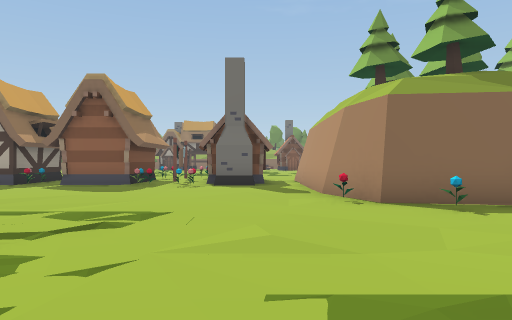
View 1 (above)

24 first-person views from a walk through a 3-D level made in the Unity game engine. The camera is 1.4 m above the floor, looks level and sees 70° across. The floor is counted in squares, 2 m on a side. Each view is taken from the middle of a square. On the plan, view 1 faces up. The plan holds only what a view shows up to about 11 squares ahead; the rest is blank. The place goes on beyond the plan. The player is left out. Some animated figures are left out.

View 2
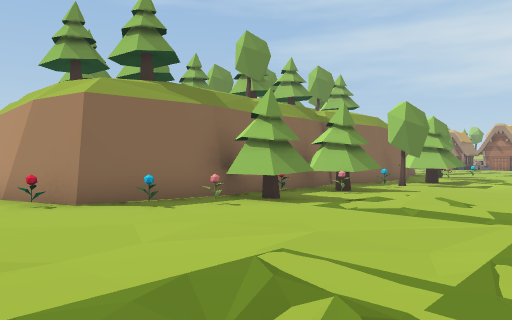

View 3
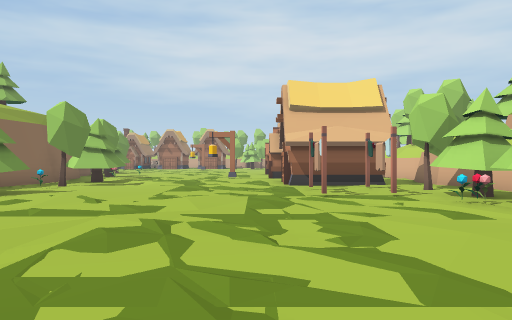

View 4
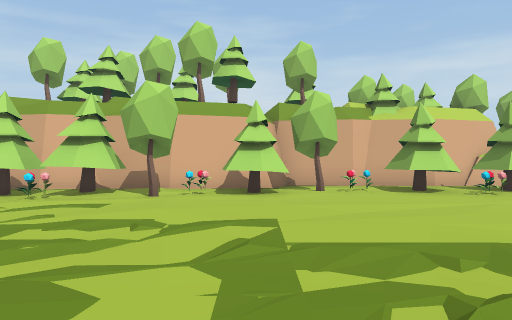

View 5
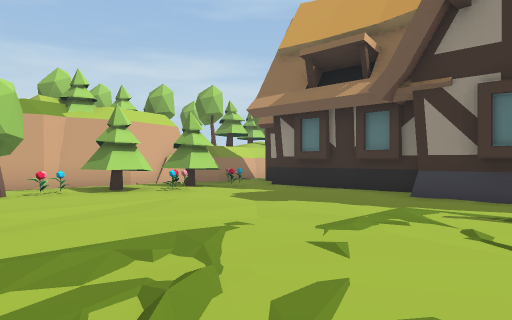

View 6
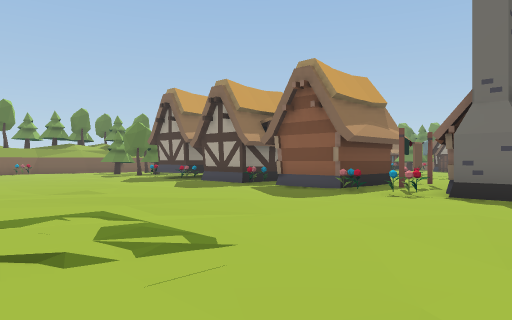

View 7
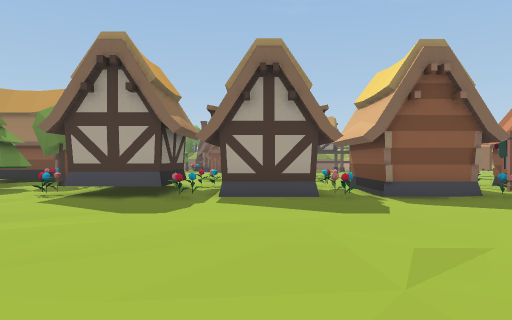

View 8
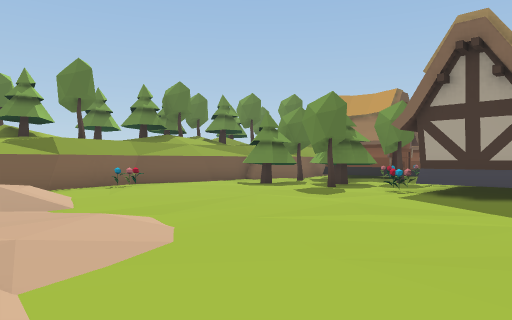

View 9
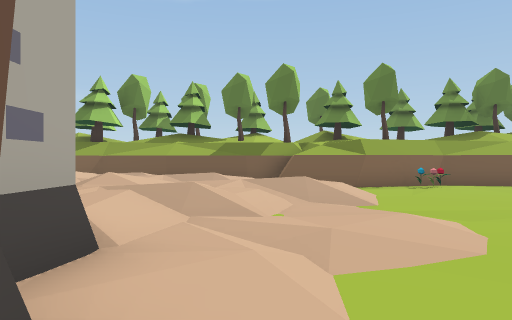

View 10
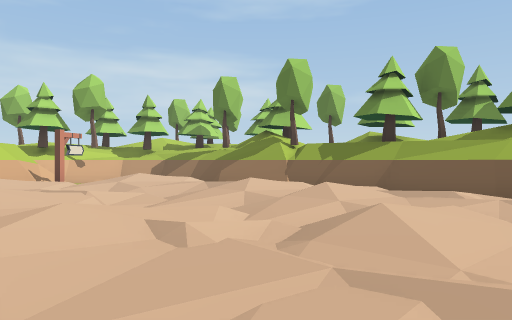

View 11
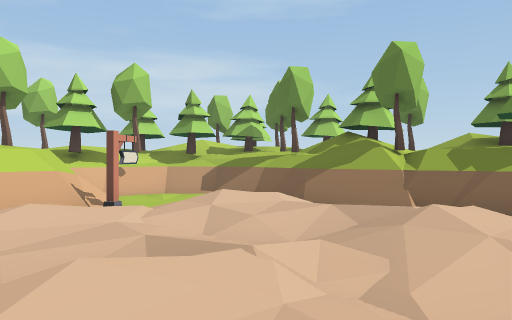

View 12
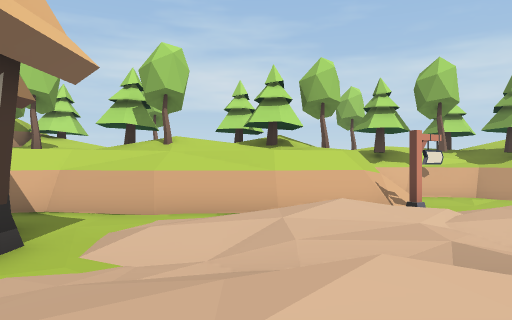

View 13
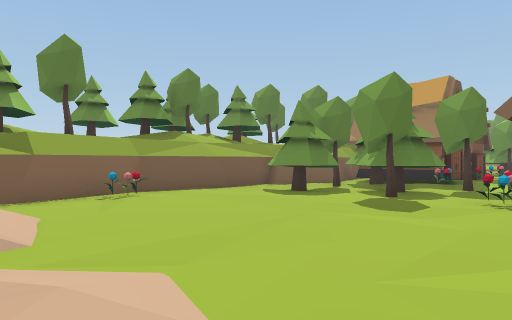

View 14
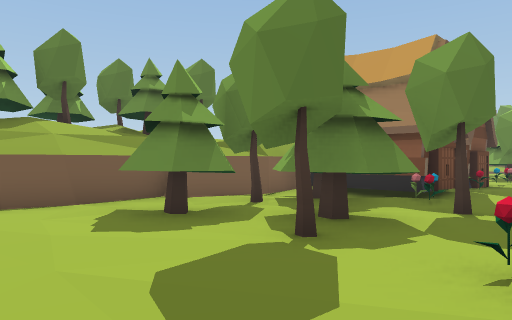

View 15
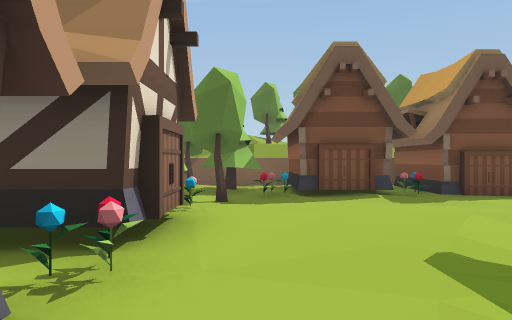

View 16
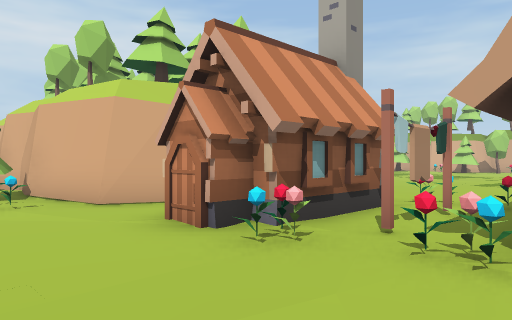

View 17
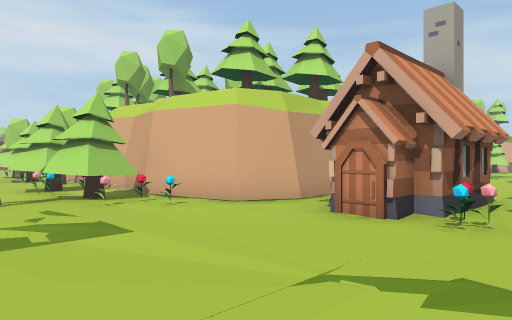

View 18
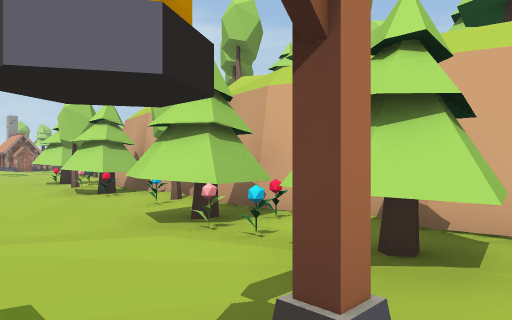

View 19
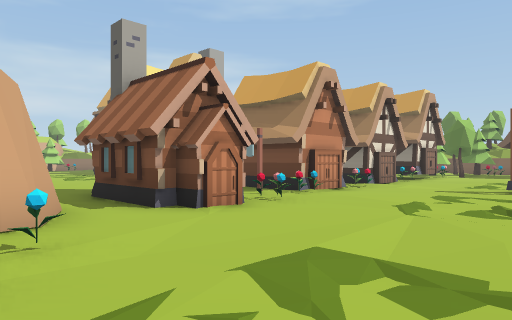

View 20
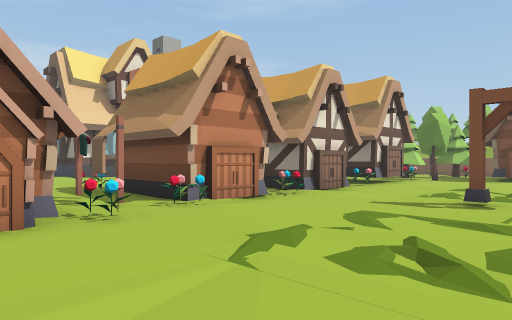

View 21
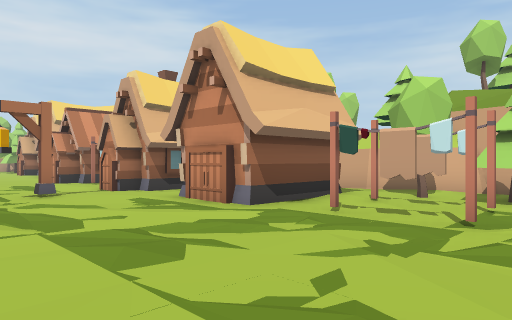

View 22
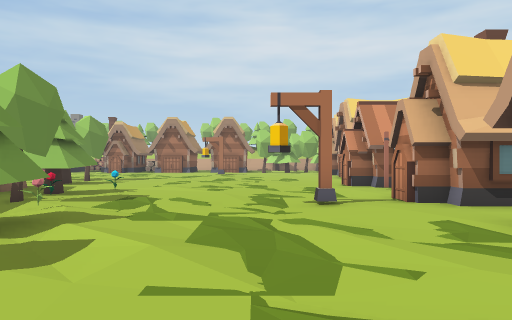

View 23
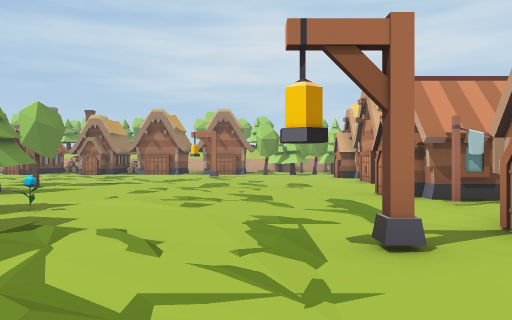

View 24
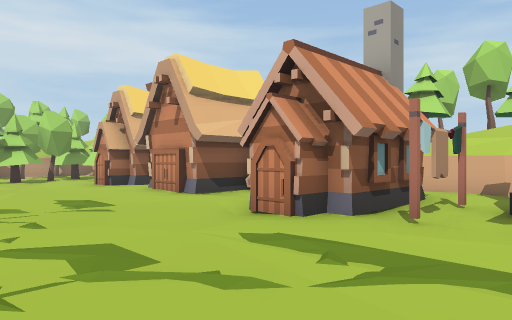

### Floor plan
Key: @ floor where view 1 was taken; # wall or solid block; x gap in a wall; . main floor; : floor 0.25 m higher than the main floor; + floor 2.5 m higher than the main floor; * floor 2.75 m higher than the main floor; / step, stairs or slope; = window, fence, low wall or low ledge; H house; F flower; T tree; S sign; O other object.
Columns run from 22 left of view 1 to 29 right of it. Each row starts with its distance up from view 1.
 18     =##O...        ..... .x..
 17       .OO...  ....................
 16        O.................FTFFT.........
 15  O  ####O...............FOTTFTO.OTO.OT.
 14  O  ##T.O...........F.....#####OOT.OOT
 13 OTT #TTTTOFOFFO.OOOF#HH.###       #
 12 TTT =OOTT.. #. #.##.#HH.#
 11 TO* #TT.T.F##. #.##.#HH.#
 10 TTT =.T...F.OO..O..OOHH.#
  9 TTT ....................#
  8 T +#....................#                  O.
  7   O#OO..................#             ##TT.O.
  6 TTT##...................##########   .T.TT...
  5 TT+##.//./...............FFTOTT...T.OOT......
  4   O=/./////..  /...........T.OTOOTTF..F......
  3   #.// /////...     ..../.................../
  2   #. //////:H       .........................
  1 TT#////////H     H............................
  0 TT#/ //////      .....@......../....#.............T
 -1 OTT  //////     H.........../.....................TT
 -2 TTT  //////     #.............#.#O#.##.HHH.....O..
 -3 TTT/ ////////   #...............#  .# O#.H..##.#
 -4 T+O= ///////.   #...........F####    OO#H OO
 -5 TTT=////////.## #O.OO...T..TOTTO.     ..H  O
 -6 TTT=////////..#  OTTTTO.TOOTTT....    /#=
 -7  *O=       ....   TTT..O.#########     ##
 -8  +O=  .S####=############=#      #     * T
 -9    =.../=TT OO                         OTT

Positions as (right, up) in squares from view 1, and headings:
1: (0, 0), facing up
2: (0, 0), facing up-right
3: (0, -1), facing right
4: (2, 2), facing down
5: (2, 2), facing down-left
6: (1, 3), facing up-left
7: (-8, 3), facing up
8: (-9, 3), facing up-left
9: (-9, 3), facing left
10: (-12, 2), facing down-left
11: (-12, -1), facing down-left
12: (-12, -1), facing down
13: (-11, 4), facing up-left
14: (-12, 8), facing up-left
15: (-7, 14), facing left
16: (-4, 16), facing down-right
17: (-3, 18), facing down-right
18: (3, 18), facing down-right
19: (3, 18), facing down-left
20: (0, 18), facing down-left
21: (6, 2), facing down-right
22: (8, 1), facing right
23: (11, 1), facing right
24: (15, 2), facing down-right
